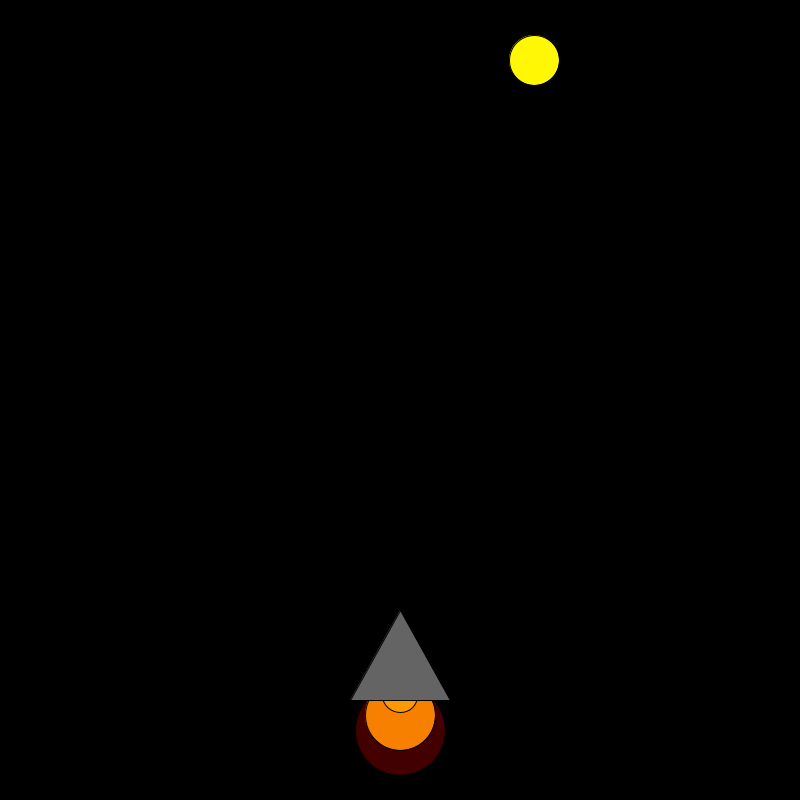
Frame 1 (no input)
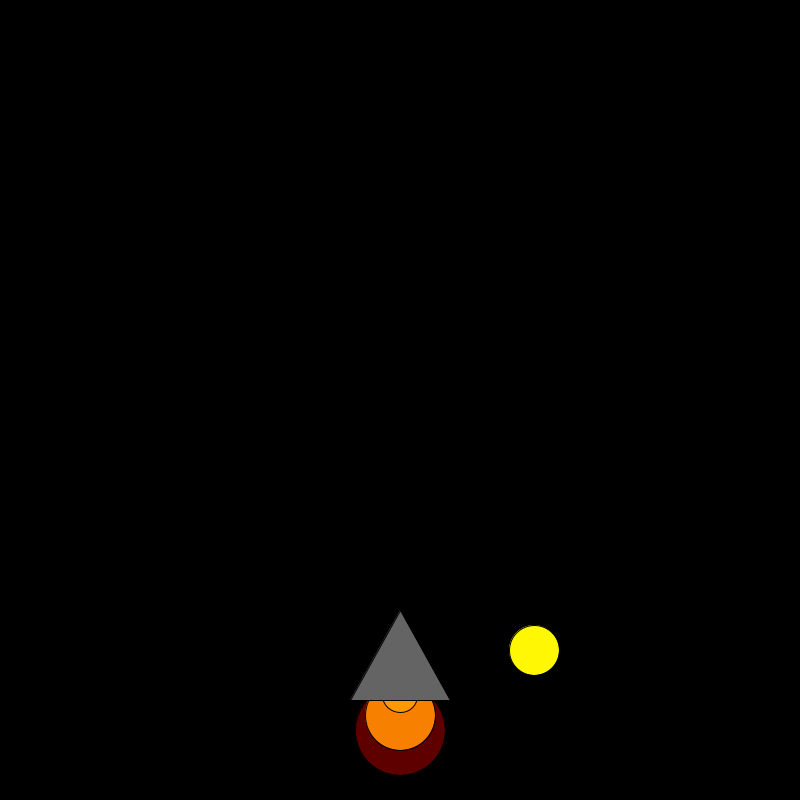
Frame 60 (the mouse pressed at the canvas centre just before this capture)
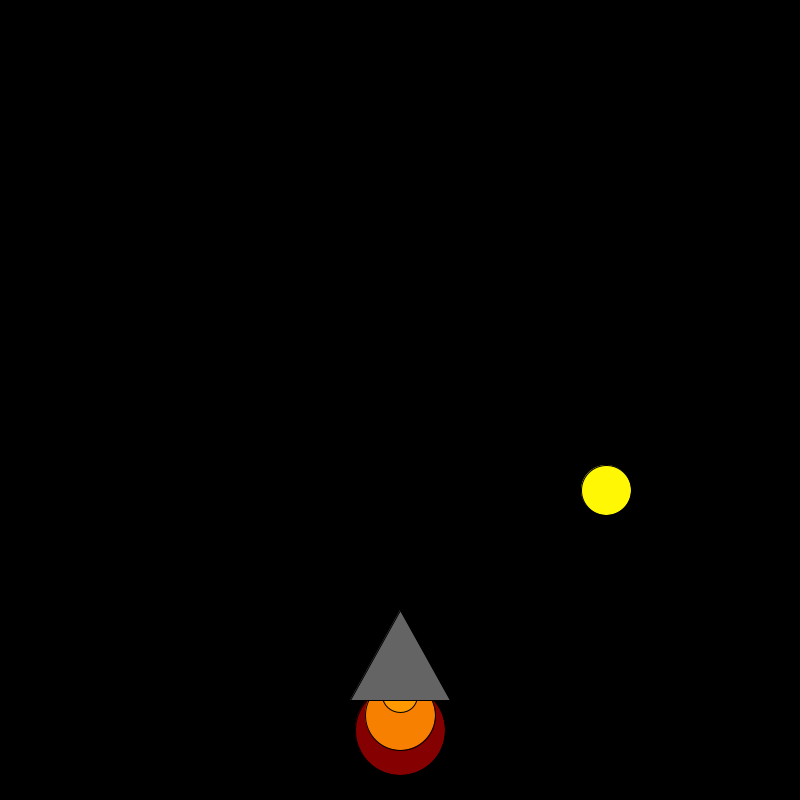
Frame 120 (the mouse held since frame 60 and released just before this capture)

The Processing sketch that drew these frames (run headless with seeded random() and noise(); from frame 60 on, the mouse is pressed at the canvas centre):

// Processing sketch: rocket
// ── rocket.pde
int rocketX = 400;
int rocketY = 600;
int x = (int)random(50,800);
int y = 50;

void setup() {
  background(0, 0, 40);
  size(800, 800);
}

void draw() {
  background(0, 0, 0);
  fill(255, 255, 255);
  x=x;
  y=y+10;
  // 1. ▼ Write code BELOW this line to make stars ▼ 
  //    Example:
  fill(#FFF703);
  circle(x, y, 50);
  if(y>800){
    y=50;
    x = (int)random(50,700);
  }




  

  fill(random(255), 0, 0);
  circle(rocketX, rocketY + 130, 90);
  fill(248, 128, 0);
  circle(rocketX, rocketY + 115, 70);
  fill(255, 153, 0);
  circle(rocketX, rocketY + 95, 35);
  fill(100, 100, 100);
  triangle(rocketX, rocketY + 10, rocketX + 50, rocketY + 100, rocketX - 50, rocketY + 100);
  // 2. ▼ Write code BELOW this line to make the rocket blast off ▼ 
    
 


  

}
